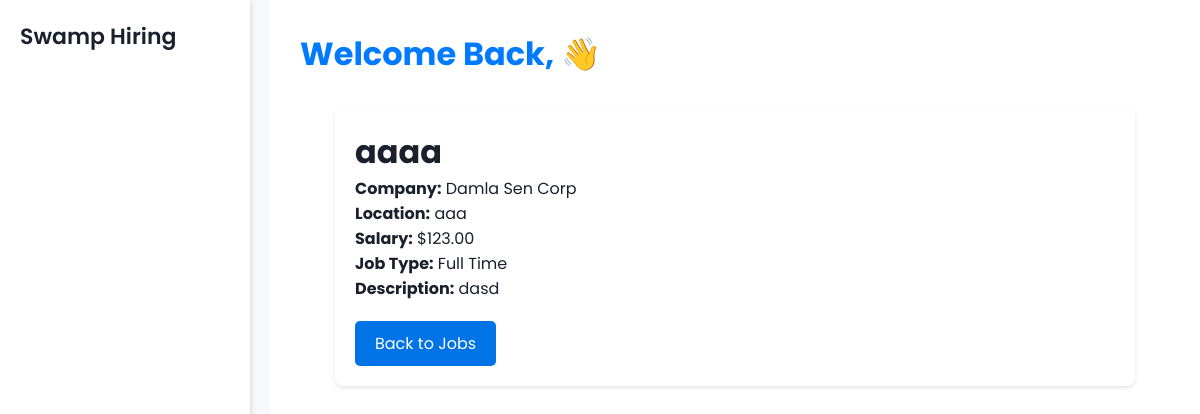
The page /job/1/ on the database as committed earlier.
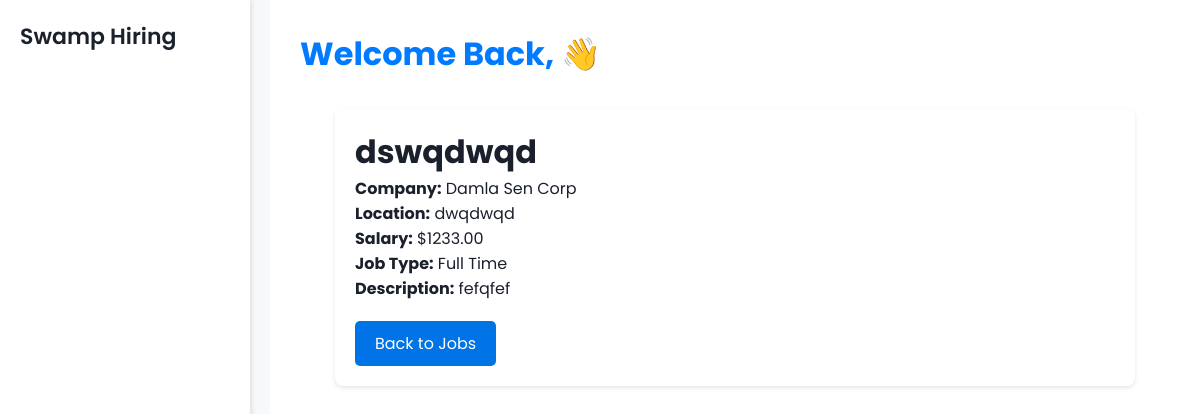
The same page on the database as committed later.
### tutorials/models/employer_models.py (models this page shows, shortened)
class Job(models.Model):
    employer = models.ForeignKey(
        Employer,
        on_delete=models.CASCADE,
        related_name='jobs',
        null=True,
        blank=True
    )
    title = models.CharField(max_length=200)
    company_name = models.CharField(max_length=255, default="Unknown Company")
    location = models.CharField(max_length=255, default="Unknown Location")
    job_type = models.CharField(
        max_length=100,
        choices=[
            ('Full Time', 'Full Time'),
            ('Part Time', 'Part Time'),
            ('Internship', 'Internship'),
            ('Apprenticeship', 'Apprenticeship')
        ],
        blank=True,
        null=True
    )
    salary = models.DecimalField(max_digits=10, decimal_places=2, null=True, blank=True)
    description = models.TextField()
    requirements = models.TextField(blank=True)
    benefits = models.TextField(blank=True, null=True)
    application_deadline = models.DateField(null=True, blank=True)
    contact_email = models.EmailField(default="default@email.com")
    created_at = models.DateTimeField(auto_now_add=True)
    STATUS_CHOICES = [
        ('pending', 'Pending Review'),
        ('approved', 'Approved'),
        ('rejected', 'Rejected'),
    ]
    status = models.CharField(
        max_length=10,
        choices=STATUS_CHOICES,
        default='pending'  # New jobs start as pending
    )

### tutorials/views/employer_views.py (the view)
# urls.py: path('job/<int:job_id>/', job_detail_view, name='job_detail'),
def job_detail_view(request, job_id):
    job = get_object_or_404(Job, id=job_id)
    return render(request, 'job_detail.html', {'job': job})

### tutorials/templates/job_detail.html (shortened to what this page needs)
{% extends 'base.html' %}
{% load static %}
{% block content %}
    <link rel="stylesheet" type="text/css" href="{% static 'css/job_detail.css' %}">
    <div class="job-detail-container">
        <h1>{{ job.title }}</h1>
        <p><strong>Company:</strong> {{ job.company_name }}</p>
        <p><strong>Location:</strong> {{ job.location }}</p>
        <p><strong>Salary:</strong> ${{ job.salary }}</p>
        <p><strong>Job Type:</strong> {{ job.job_type }}</p>
        <p><strong>Description:</strong> {{ job.description }}</p>
        <a href="{% url 'applicants-home-page' %}" class="btn-primary">Back to Jobs</a>
    </div>
{% endblock %}

Rows that differ between the two databases and show on the page:
changed Job "Damla Sen Corp": title "aaaa" → "dswqdwqd"; location "aaa" → "dwqdwqd"; salary "123.00" → "1233.00"; description "dasd" → "fefqfef"
